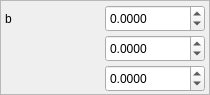
        <widget class="QFrame" name="Vectorframe_2">
         <property name="geometry">
          <rect>
           <x>10</x>
           <y>130</y>
           <width>210</width>
           <height>95</height>
          </rect>
         </property>
         <property name="frameShape">
          <enum>QFrame::StyledPanel</enum>
         </property>
         <property name="frameShadow">
          <enum>QFrame::Raised</enum>
         </property>
         <widget class="QLabel" name="Vectorxdisplaylabel_3">
          <property name="geometry">
           <rect>
            <x>5</x>
            <y>5</y>
            <width>95</width>
            <height>27</height>
           </rect>
          </property>
          <property name="text">
           <string>b</string>
          </property>
         </widget>
         <widget class="QDoubleSpinBox" name="Vectorbdisplaybox0">
          <property name="geometry">
           <rect>
            <x>105</x>
            <y>5</y>
            <width>100</width>
            <height>27</height>
           </rect>
          </property>
          <property name="decimals">
           <number>4</number>
          </property>
          <property name="minimum">
           <double>-10.000000000000000</double>
          </property>
          <property name="maximum">
           <double>10.000000000000000</double>
          </property>
         </widget>
         <widget class="QDoubleSpinBox" name="Vectorbdisplaybox1">
          <property name="geometry">
           <rect>
            <x>105</x>
            <y>35</y>
            <width>100</width>
            <height>27</height>
           </rect>
          </property>
          <property name="decimals">
           <number>4</number>
          </property>
          <property name="minimum">
           <double>-10.000000000000000</double>
          </property>
          <property name="maximum">
           <double>10.000000000000000</double>
          </property>
         </widget>
         <widget class="QDoubleSpinBox" name="Vectorbdisplaybox2">
          <property name="geometry">
           <rect>
            <x>105</x>
            <y>65</y>
            <width>100</width>
            <height>27</height>
           </rect>
          </property>
          <property name="decimals">
           <number>4</number>
          </property>
          <property name="minimum">
           <double>-10.000000000000000</double>
          </property>
          <property name="maximum">
           <double>10.000000000000000</double>
          </property>
         </widget>
        </widget>
